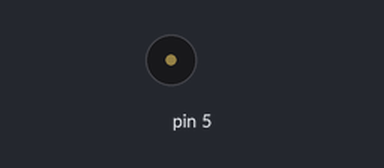
This sketch was run on a simulated Arduino Uno, built with avr-gcc and run on an emulated ATmega328P. Parts: buzzer (waves = sounding).

Above: at 0.3 s.
At 8.5 s:
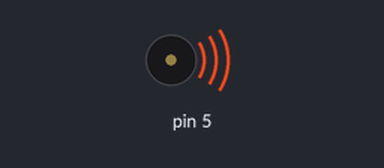
Timing chart, 0 to 21.0 s (numbered marks = the images above):
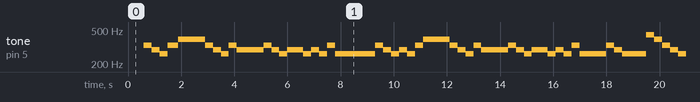

Measured:
- by itself, tone on pin 5: plays 330 Hz for 0.30 s, 294 Hz for 0.30 s, 262 Hz for 0.30 s, 330 Hz for 0.40 s, 392 Hz for 1.0 s, 330 Hz for 0.30 s … (289 notes in this stretch)

The sketch:

lover_C.code.ino
```cpp
#define C 262
#define Cs 277
#define D 294
#define Ds 311
#define E 330
#define F 349
#define Fs 370
#define G 392
#define Gs 415
#define A 440
#define As 466
#define B 494
#define hC 523
#define hCs 554
#define hD 587
#define hDs 622
#define hE 659
#define hF 693
#define hFs 740
#define hG 784
#define hGs 831
#define hA 880
#define hAs 932
#define hB 988
#define hhC 1047
#define hhCs 1109
#define hhD 1175
#define hhDs 1245
#define hhE 1319
#define hhF 1397
#define hhFs 1480
#define hhG 1568
#define hhGs 1661
#define hhA 1760
#define hhAs 1865
#define hhB 1976
#define hhhC 2093
#define hhhCs 2217
#define hhhD 2349
#define hhhDs 2489
#define hhhAs 3729
#define hhhB 3951

void setup() {
  pinMode(5, OUTPUT);
  //pinMode(6, OUTPUT);
}

void loop() {
  delay(600);
  tone(5, E, 400);
  delay(300);
  tone(5, D, 400);
  delay(300);
  tone(5, C, 400);
  delay(300);
  tone(5, E, 400);
  delay(400);
  tone(5, G, 1500);
  delay(1000);
  tone(5, E, 400);
  delay(300);
  tone(5, D, 400);
  delay(300);
  tone(5, C, 400);
  delay(300);
  tone(5, E, 400);
  delay(300);
  tone(5, D, 1500);
  delay(1000);

  tone(5, E, 400);
  delay(300);
  tone(5, D, 400);
  delay(300);
  tone(5, C, 400);
  delay(300);
  tone(5, D, 400);
  delay(300);
  tone(5, D, 400);
  delay(300);
  tone(5, C, 400);
  delay(300);
  tone(5, D, 400);
  delay(300);
  tone(5, C, 1000);
  delay(300);
  tone(5, E, 400);
  delay(300);
  tone(5, C, 1500);
  delay(1500);
  tone(5, E, 400);
  delay(300);
  tone(5, D, 400);
  delay(300);

  tone(5, C, 400);
  delay(300);
  tone(5, D, 400);
  delay(300);
  tone(5, C, 400);
  delay(300);
  tone(5, E, 400);
  delay(300);
  tone(5, G, 1500);
  delay(1000);
  tone(5, E, 400);
  delay(300);
  tone(5, D, 400);
  delay(300);
  tone(5, C, 400);
  delay(300);
  tone(5, E, 400);
  delay(300);
  tone(5, D, 1500);
  delay(1000);
  tone(5, E, 400);
  delay(300);
  tone(5, D, 400);
  delay(300);
  tone(5, C, 400);
  delay(300);
  tone(5, D, 400);
  delay(300);
  tone(5, D, 400);
  delay(300);
  tone(5, C, 400);
  delay(300);

  tone(5, D, 400);
  delay(300);
  tone(5, C, 400);
  delay(300);
  tone(5, E, 400);
  delay(300);
  tone(5, C, 1500);
  delay(1000);
  tone(5, E, 400);
  delay(300);
  tone(5, D, 400);
  delay(300);
  tone(5, C, 400);
  delay(300);
  tone(5, C, 400);
  delay(300);
  tone(5, C, 400);
  delay(300);
  tone(5, A, 400);
  delay(300);

  tone(5, G, 400);
  delay(300);
  tone(5, E, 400);
  delay(300);
  tone(5, D, 400);
  delay(300);
  tone(5, C, 400);
  delay(300);
  tone(5, E, 400);
  delay(300);
  tone(5, D, 800);
  delay(800);
  tone(5, C, 400);
  delay(300);
  tone(5, C, 400);
  delay(300);
  tone(5, C, 400);
  delay(300);
  tone(5, A, 400);
  delay(300);
  tone(5, G, 400);
  delay(300);
  tone(5, E, 400);
  delay(300);


  tone(5, D, 400);
  delay(300);
  tone(5, C, 400);
  delay(300);
  tone(5, D, 400);
  delay(300);
  tone(5, C, 800);
  delay(800);
  tone(5, C, 400);
  delay(300);
  tone(5, C, 400);
  delay(300);
  tone(5, C, 400);
  delay(300);
  tone(5, A, 400);
  delay(300);
  tone(5, B, 400);
  delay(300);
  tone(5, A, 400);
  delay(300);
  tone(5, A, 400);
  delay(300);
  tone(5, B, 400);
  delay(300);

  tone(5, A, 400);
  delay(300);
  tone(5, G, 800);
  delay(800);
  tone(5, C, 400);
  delay(300);
  tone(5, C, 400);
  delay(300);
  tone(5, C, 400);
  delay(300);
  tone(5, A, 400);
  delay(300);
  tone(5, G, 400);
  delay(300);
  tone(5, E, 400);
  delay(300);
  tone(5, D, 400);
  delay(300);

  tone(5, C, 400);
  delay(300);
  tone(5, D, 400);
  delay(300);
  tone(5, C, 500);
  delay(500);


}
```
